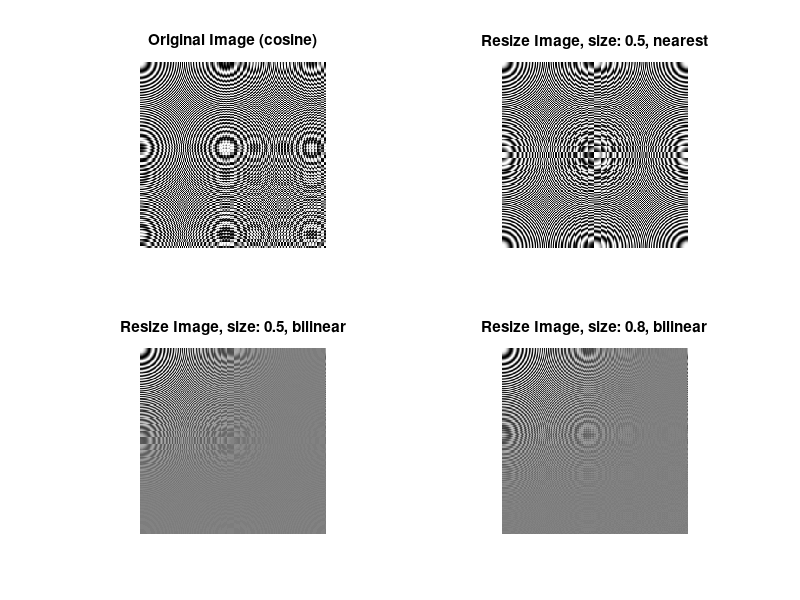

The MATLAB script that drew this image: (Note: this script raises an error after producing the figure.)
clc; clear; close all;


%% Part 2.1 Test the infleunce of Sampling period
% ima=genesin(30,30);
% imaech=echantil(ima,0.01,0.01); 
% imaech=echantil(ima,0.02,0.02);


%% Part 2.2 Create an image by a gray level, use imresize() to resize the image
N=800; 
ima=zeros(N,N);

for i = 1:N
    for j = 1:N
            cos_val = cos(pi*(i^2+j^2)/(2*N));
            ima(i,j) =1/2+1/2*cos_val;
    end
end

figure
subplot(2,2,1), imshow(ima), title('Original Image (cosine)');

% imresize(A, SCALE,method) returns an image that is SCALE times the
%    size of A, which is a grayscale, RGB
ima_nearest=imresize(ima,0.5,'nearest');%ima est l�image g�n�r�e 
subplot(2,2,2), imshow(ima_nearest), title('Resize Image, size: 0.5, nearest')
ima3=imresize(ima,0.5,'bilinear'); 
subplot(2,2,3), imshow(ima3),  title('Resize Image, size: 0.5, bilinear') 
ima4=imresize(ima,0.8,'bilinear'); 
subplot(2,2,4), imshow(ima4),  title('Resize Image, size: 0.8, bilinear') 

figure
ima5=imresize_old(ima,1,'bilinear'); 
subplot(2,2,1), imshow(ima5), title('Resize Image, size: 0.5,  filter: 11, bilinear') 
ima6=imresize_old(ima,0.5,'bilinear', 0); 
subplot(2,2,2), imshow(ima6), title('Resize Image, size: 0.5,  filter: 0, bilinear')  
ima7=imresize_old(ima,0.5,'bilinear', 51); 
subplot(2,2,3), imshow(ima7), title('Resize Image, size: 0.5,  filter: 51, bilinear') 
ima8=imresize_old(ima,0.8,'bilinear', 51); 
subplot(2,2,4), imshow(ima8), title('Resize Image, size: 0.8,  filter: 51, bilinear')